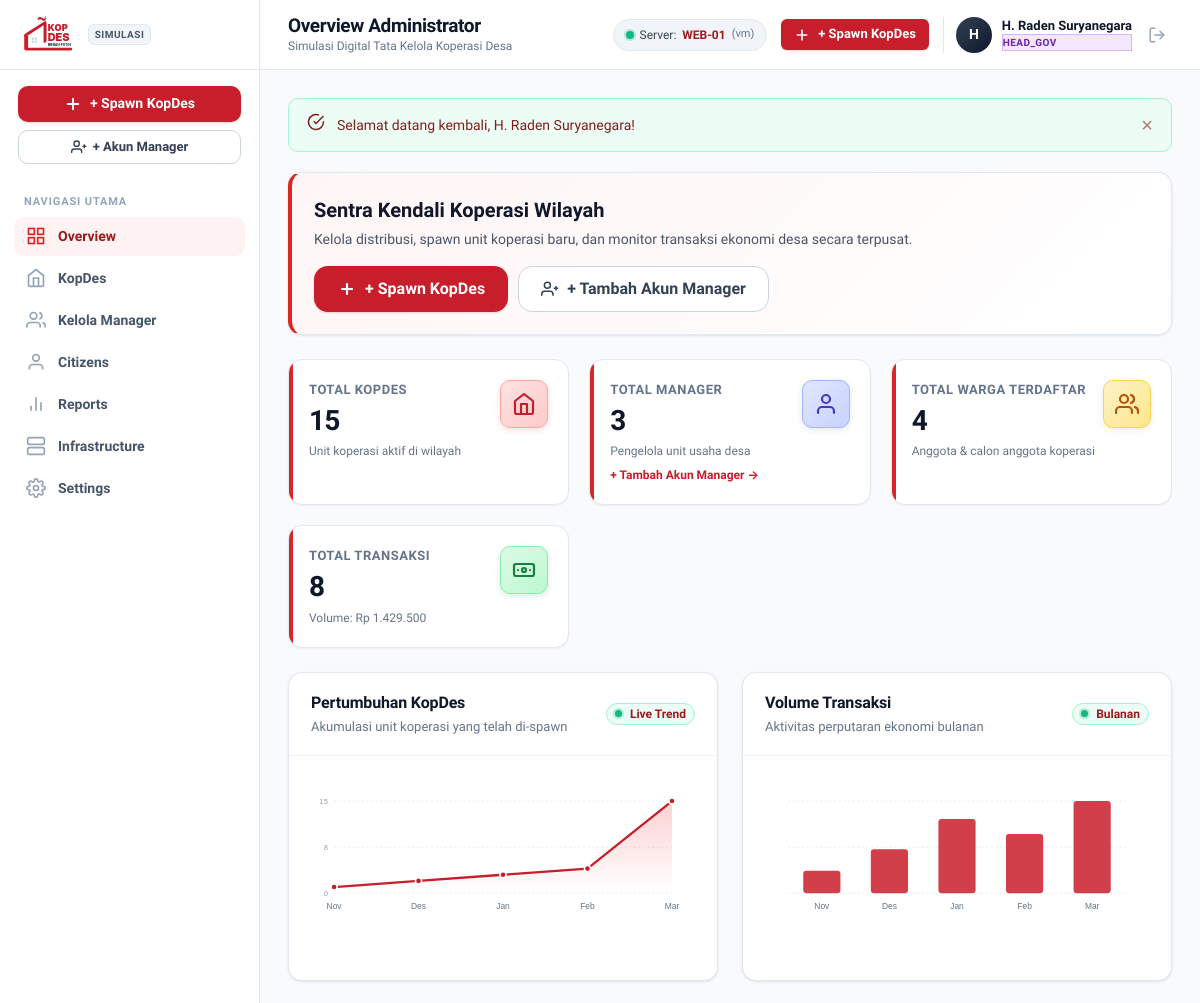
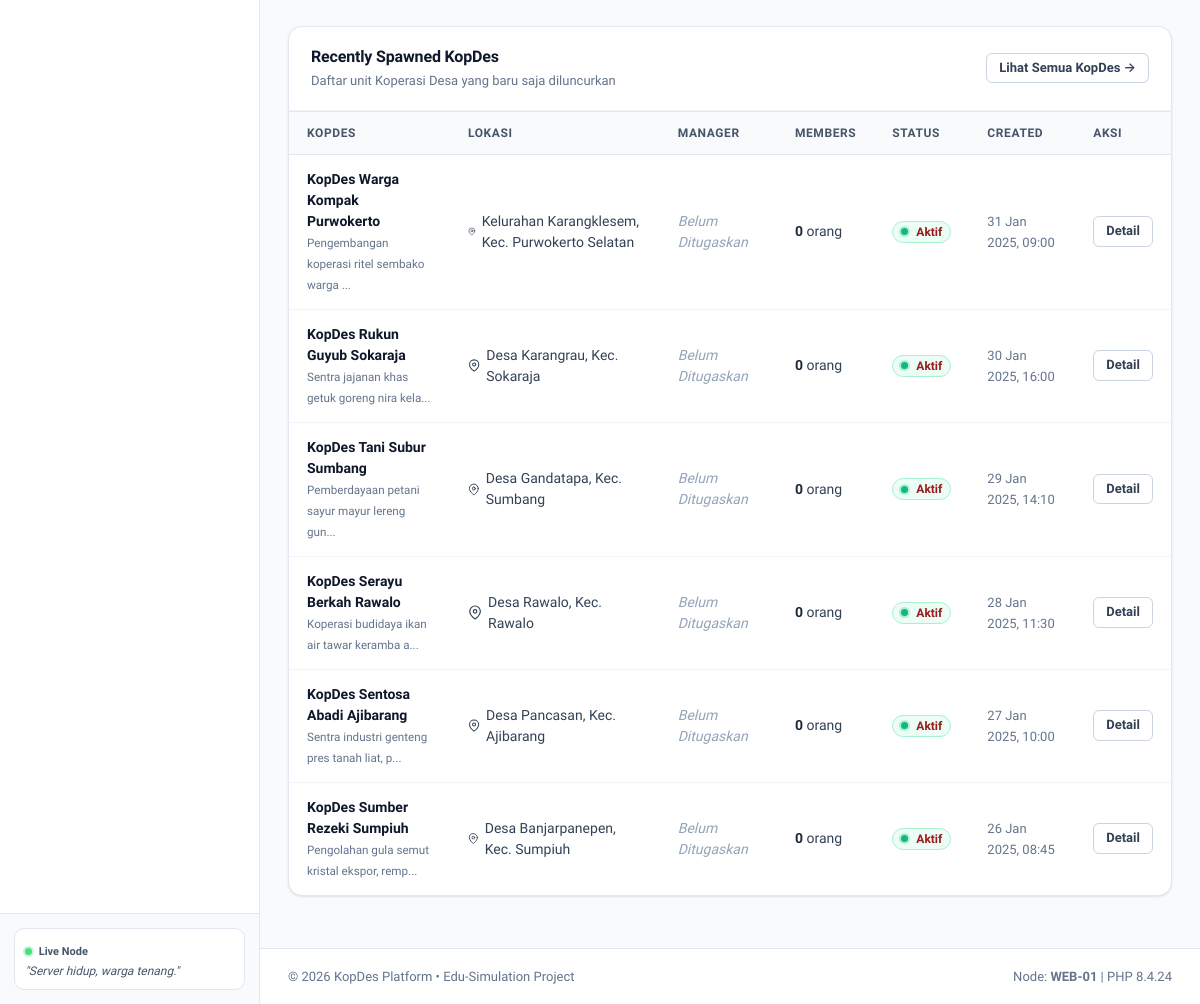
The page /index.php?page=headgov-dashboard (signed in) on the database as committed earlier (2 pictures, top to bottom).
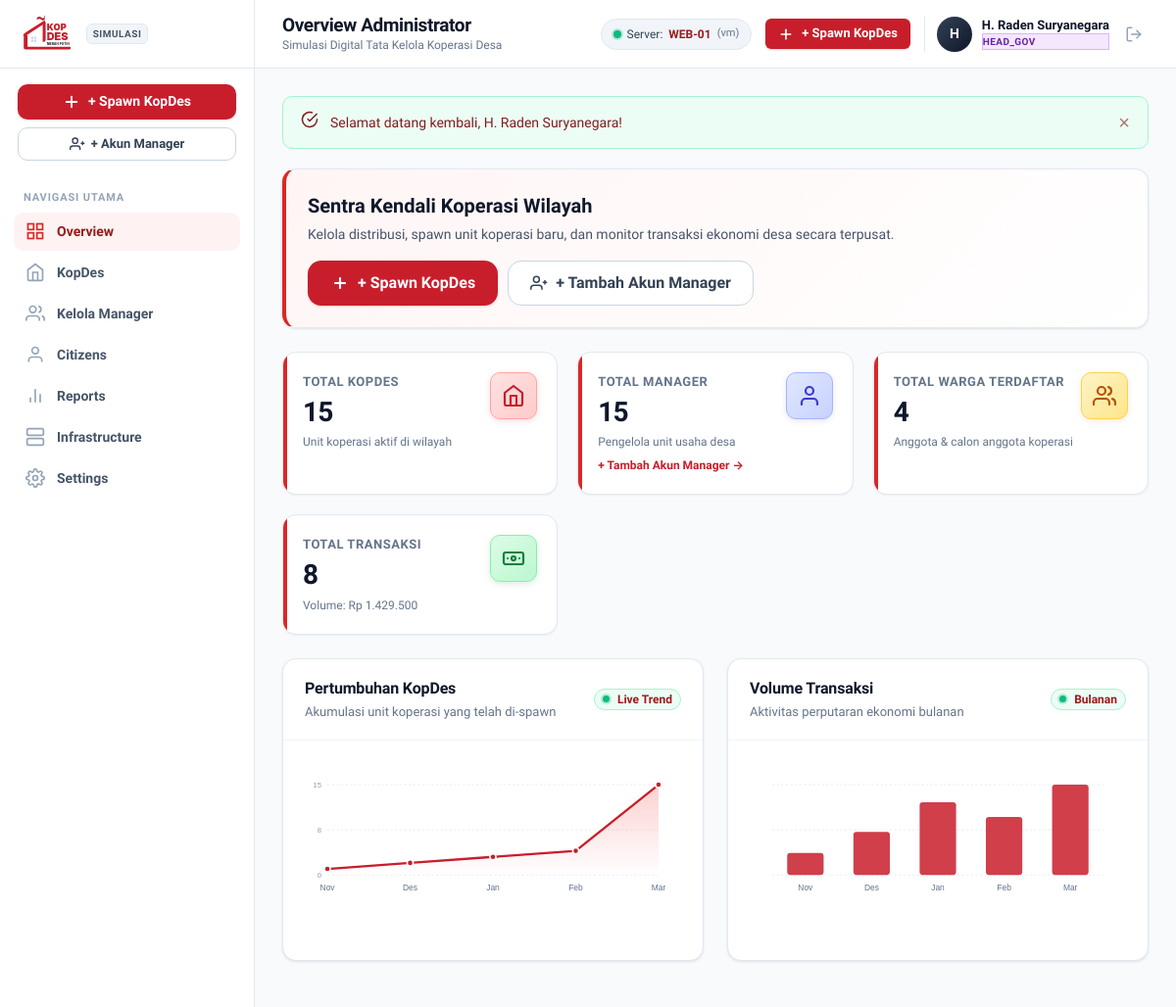
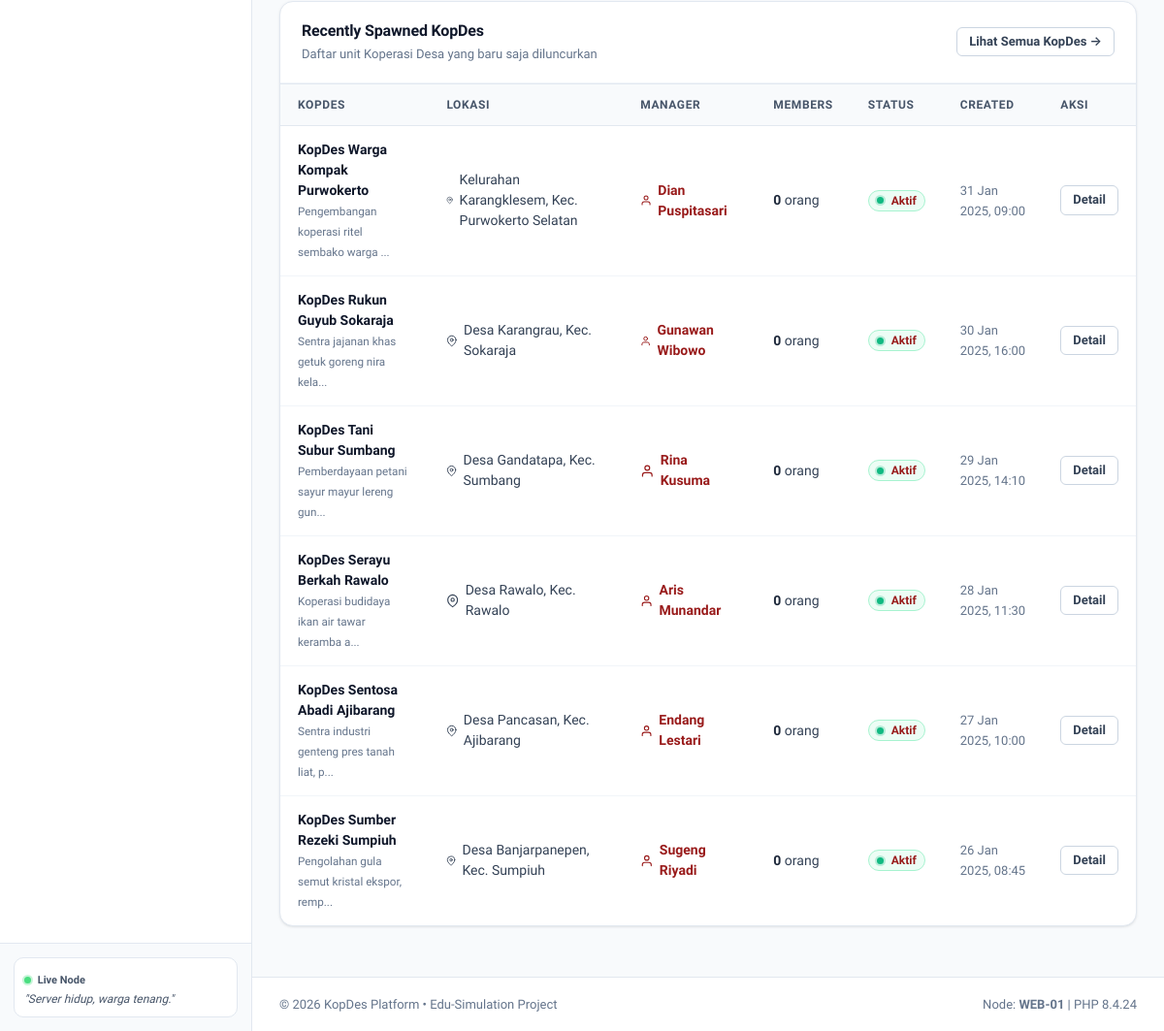
The same page on the database as committed later (2 pictures, top to bottom).
### tables this page shows
CREATE TABLE `kopdes` (
  `id` INT UNSIGNED NOT NULL AUTO_INCREMENT,
  `name` VARCHAR(150) NOT NULL,
  `location` VARCHAR(150) NOT NULL,
  `village_name` VARCHAR(100) NULL,
  `district_name` VARCHAR(100) NULL,
  `regency_name` VARCHAR(100) NULL,
  `province_name` VARCHAR(100) NULL,
  `latitude` DECIMAL(10, 8) NULL,
  `longitude` DECIMAL(11, 8) NULL,
  `description` TEXT NULL,
  `manager_id` INT UNSIGNED NULL,
  `status` ENUM('active', 'inactive') NOT NULL DEFAULT 'active',
  `created_at` TIMESTAMP NOT NULL DEFAULT CURRENT_TIMESTAMP,
  `updated_at` TIMESTAMP NOT NULL DEFAULT CURRENT_TIMESTAMP ON UPDATE CURRENT_TIMESTAMP,
  PRIMARY KEY (`id`),
  INDEX `idx_kopdes_manager` (`manager_id`),
  INDEX `idx_kopdes_status` (`status`),
  INDEX `idx_kopdes_coords` (`latitude`, `longitude`),
  CONSTRAINT `fk_kopdes_manager`
    FOREIGN KEY (`manager_id`) REFERENCES `users` (`id`)
    ON DELETE SET NULL ON UPDATE CASCADE
);

CREATE TABLE `users` (
  `id` INT UNSIGNED NOT NULL AUTO_INCREMENT,
  `name` VARCHAR(100) NOT NULL,
  `email` VARCHAR(120) NOT NULL UNIQUE,
  `password` VARCHAR(255) NOT NULL,
  `role` ENUM('HEAD_GOV', 'MANAGER', 'CITIZEN') NOT NULL DEFAULT 'CITIZEN',
  `phone` VARCHAR(30) NULL,
  `address` TEXT NULL,
  `created_at` TIMESTAMP NOT NULL DEFAULT CURRENT_TIMESTAMP,
  `updated_at` TIMESTAMP NOT NULL DEFAULT CURRENT_TIMESTAMP ON UPDATE CURRENT_TIMESTAMP,
  PRIMARY KEY (`id`),
  INDEX `idx_users_role` (`role`),
  INDEX `idx_users_email` (`email`)
);

### includes/helpers.php (called while the page is built, shortened)
<?php
if (!function_exists('e')) {
    function e(?string $value): string {
        return htmlspecialchars((string)($value ?? ''), ENT_QUOTES | ENT_SUBSTITUTE, 'UTF-8');
    }
}
if (!function_exists('format_date')) {
    function format_date(?string $datetime, string $format = 'd M Y, H:i'): string {
        $time = strtotime($datetime);
        return $time ? date($format, $time) : $datetime;
    }
}

### pages/headgov/dashboard.php (the view, shortened to what the rows shown need)
<?php
require_once __DIR__ . '/../../includes/auth.php';
require_once __DIR__ . '/../../includes/helpers.php';
$pdo = Database::getConnection();
$recentKopdes = [];
if ($pdo) {
    $queryRecent = "
        SELECT k.*,
               u.name AS manager_name,
               (SELECT COUNT(*) FROM memberships m WHERE m.kopdes_id = k.id AND m.status = 'active') AS member_count
        FROM kopdes k
        LEFT JOIN users u ON k.manager_id = u.id
        ORDER BY k.created_at DESC
        LIMIT 6
    ";
    $recentKopdes = $pdo->query($queryRecent)->fetchAll();
}
require __DIR__ . '/../../includes/layout/header.php';
?>
<div class="card" style="background: linear-gradient(135deg, #fff5f5 0%, #ffffff 100%); border-left: 4px solid var(--primary-600); margin-bottom: 24px;">
    <div class="card-body" style="display:flex;align-items:center;justify-content:space-between;flex-wrap:wrap;gap:16px;">
        <div>
            <h2 style="font-size:1.25rem;font-weight:800;color:var(--slate-900);margin-bottom:4px;">
                Sentra Kendali Koperasi Wilayah
            </h2>
        </div>
    </div>
</div>
<div class="card">
    <div class="table-responsive">
        <table class="data-table">
            <thead>
                <tr>
                    <th>KopDes</th>
                    <th>Lokasi</th>
                    <th>Manager</th>
                    <th>Members</th>
                    <th>Status</th>
                    <th>Created</th>
                    <th>Aksi</th>
                </tr>
            </thead>
            <tbody>
                <?php if (empty($recentKopdes)): ?>
                    <tr>
                        <td colspan="7">
                            <div class="empty-state">
                                <div class="empty-icon-wrap"><?= ui_icon('store', '', 32) ?></div>
                                <div class="empty-title">Belum ada KopDes yang di-spawn</div>
                                <div class="empty-desc">Klik tombol '+ Spawn KopDes' di atas untuk meluncurkan koperasi desa pertama.</div>
                                <button type="button" class="btn btn-primary btn-sm" onclick="openSpawnModal()">+ Spawn KopDes Sekarang</button>
                            </div>
                        </td>
                    </tr>
                <?php else: ?>
                    <?php foreach ($recentKopdes as $kd): ?>
                        <tr>
                            <td>
                                <strong style="color:var(--slate-900);display:block;"><?= e($kd['name']) ?></strong>
                                <small style="color:var(--slate-500);"><?= e(mb_strimwidth($kd['description'] ?? '', 0, 45, '...')) ?></small>
                            </td>
                            <td>
                                <span style="display:inline-flex;align-items:center;gap:6px;color:var(--slate-700);">
                                    <?= ui_icon('location', 'text-muted', 15) ?>
                                    <span><?= e($kd['location']) ?></span>
                                </span>
                            </td>
                            <td>
                                <?php if (!empty($kd['manager_name'])): ?>
                                    <span style="display:inline-flex;align-items:center;gap:6px;font-weight:600;color:var(--primary-800);">
                                        <?= ui_icon('manager', '', 15) ?>
                                        <span><?= e($kd['manager_name']) ?></span>
                                    </span>
                                <?php else: ?>
                                    <span style="color:var(--slate-400);font-style:italic;">Belum Ditugaskan</span>
                                <?php endif; ?>
                            </td>
                            <td>
                                <strong style="color:var(--slate-800);"><?= number_format((int)$kd['member_count']) ?></strong> orang
                            </td>
                            <td>
                                <?php if ($kd['status'] === 'active'): ?>
                                    <span class="badge badge-active"><span class="badge-dot badge-dot-success"></span> Aktif</span>
                                <?php else: ?>
                                    <span class="badge badge-inactive"><span class="badge-dot badge-dot-danger"></span> Non-Aktif</span>
                                <?php endif; ?>
                            </td>
                            <td>
                                <span style="font-size:0.8125rem;color:var(--slate-500);"><?= format_date($kd['created_at']) ?></span>
                            </td>
                            <td>
                                <a href="index.php?page=kopdes-detail&id=<?= $kd['id'] ?>" class="btn btn-secondary btn-sm" title="Lihat detail koperasi">
                                    Detail
                                </a>
                            </td>
                        </tr>
                    <?php endforeach; ?>
                <?php endif; ?>
            </tbody>
        </table>
    </div>
</div>
<?php require __DIR__ . '/../../includes/layout/footer.php'; ?>

### includes/icons.php (shortened to what the rows shown need)
<?php
if (!function_exists('ui_icon')) {
    function ui_icon(string $name, string $class = '', int $size = 24): string {
        $attrs = 'width="' . $size . '" height="' . $size . '" class="' . htmlspecialchars($class, ENT_QUOTES) . '" viewBox="0 0 24 24" fill="none" stroke="currentColor" stroke-width="2" stroke-linecap="round" stroke-linejoin="round"';
        return match ($name) {
            'kopdes', 'store' => <<<SVG
<svg {$attrs}>
    <path d="M3 9l9-7 9 7v11a2 2 0 0 1-2 2H5a2 2 0 0 1-2-2z"></path>
    <polyline points="9 22 9 12 15 12 15 22"></polyline>
</svg>
SVG,
            'manager', 'user-tie' => <<<SVG
<svg {$attrs}>
    <path d="M20 21v-2a4 4 0 0 0-4-4H8a4 4 0 0 0-4 4v2"></path>
    <circle cx="12" cy="7" r="4"></circle>
</svg>
SVG,
            'citizens', 'users' => <<<SVG
<svg {$attrs}>
    <path d="M17 21v-2a4 4 0 0 0-4-4H5a4 4 0 0 0-4 4v2"></path>
    <circle cx="9" cy="7" r="4"></circle>
    <path d="M23 21v-2a4 4 0 0 0-3-3.87"></path>
    <path d="M16 3.13a4 4 0 0 1 0 7.75"></path>
</svg>
SVG,
            'transaksi', 'wallet', 'money' => <<<SVG
<svg {$attrs}>
    <rect x="2" y="6" width="20" height="12" rx="2"></rect>
    <circle cx="12" cy="12" r="2"></circle>
    <path d="M6 12h.01M18 12h.01"></path>
</svg>
SVG,
            'package', 'box' => <<<SVG
<svg {$attrs}>
    <line x1="16.5" y1="9.4" x2="7.5" y2="4.21"></line>
    <path d="M21 16V8a2 2 0 0 0-1-1.73l-7-4a2 2 0 0 0-2 0l-7 4A2 2 0 0 0 3 8v8a2 2 0 0 0 1 1.73l7 4a2 2 0 0 0 2 0l7-4A2 2 0 0 0 21 16z"></path>
    <polyline points="3.27 6.96 12 12.01 20.73 6.96"></polyline>
    <line x1="12" y1="22.08" x2="12" y2="12"></line>
</svg>
SVG,
            'chart', 'analytics' => <<<SVG
<svg {$attrs}>
    <line x1="18" y1="20" x2="18" y2="10"></line>
    <line x1="12" y1="20" x2="12" y2="4"></line>
    <line x1="6" y1="20" x2="6" y2="14"></line>
SVG,
            'location', 'pin' => <<<SVG
<svg {$attrs}>
SVG,
            'phone' => <<<SVG
<svg {$attrs}>
SVG,
            'receipt', 'invoice' => <<<SVG
<svg {$attrs}>
SVG,
            'check', 'success' => <<<SVG
<svg {$attrs}>
SVG,
            'search' => <<<SVG
<svg {$attrs}>
SVG,
            'celebration', 'party' => <<<SVG
<svg {$attrs}>
SVG,
            'handshake' => <<<SVG
<svg {$attrs}>
SVG,
            'server' => <<<SVG
<svg {$attrs}>
SVG,
            'database' => <<<SVG
<svg {$attrs}>
SVG,
            'cpu' => <<<SVG
<svg {$attrs}>
SVG,
            'user' => <<<SVG
<svg {$attrs}>
SVG,
            'trophy' => <<<SVG
<svg {$attrs}>
SVG,
            default => <<<SVG
<svg {$attrs}>
SVG,
        };
    }
}

Rows that differ between the two databases and show on the page:
changed kopdes "KopDes Warga Kompak Purwokerto": manager.name (not shown) → "Dian Puspitasari"; no longer shows "Belum Ditugaskan"
changed kopdes "KopDes Rukun Guyub Sokaraja": manager.name (not shown) → "Gunawan Wibowo"; no longer shows "Belum Ditugaskan"
changed kopdes "KopDes Tani Subur Sumbang": manager.name (not shown) → "Rina Kusuma"; no longer shows "Belum Ditugaskan"
changed kopdes "KopDes Serayu Berkah Rawalo": manager.name (not shown) → "Aris Munandar"; no longer shows "Belum Ditugaskan"
changed kopdes "KopDes Sentosa Abadi Ajibarang": manager.name (not shown) → "Endang Lestari"; no longer shows "Belum Ditugaskan"
changed kopdes "KopDes Sumber Rezeki Sumpiuh": manager.name (not shown) → "Sugeng Riyadi"; no longer shows "Belum Ditugaskan"
Other text that changed with them:
$totalManagers: "3" → "15"
